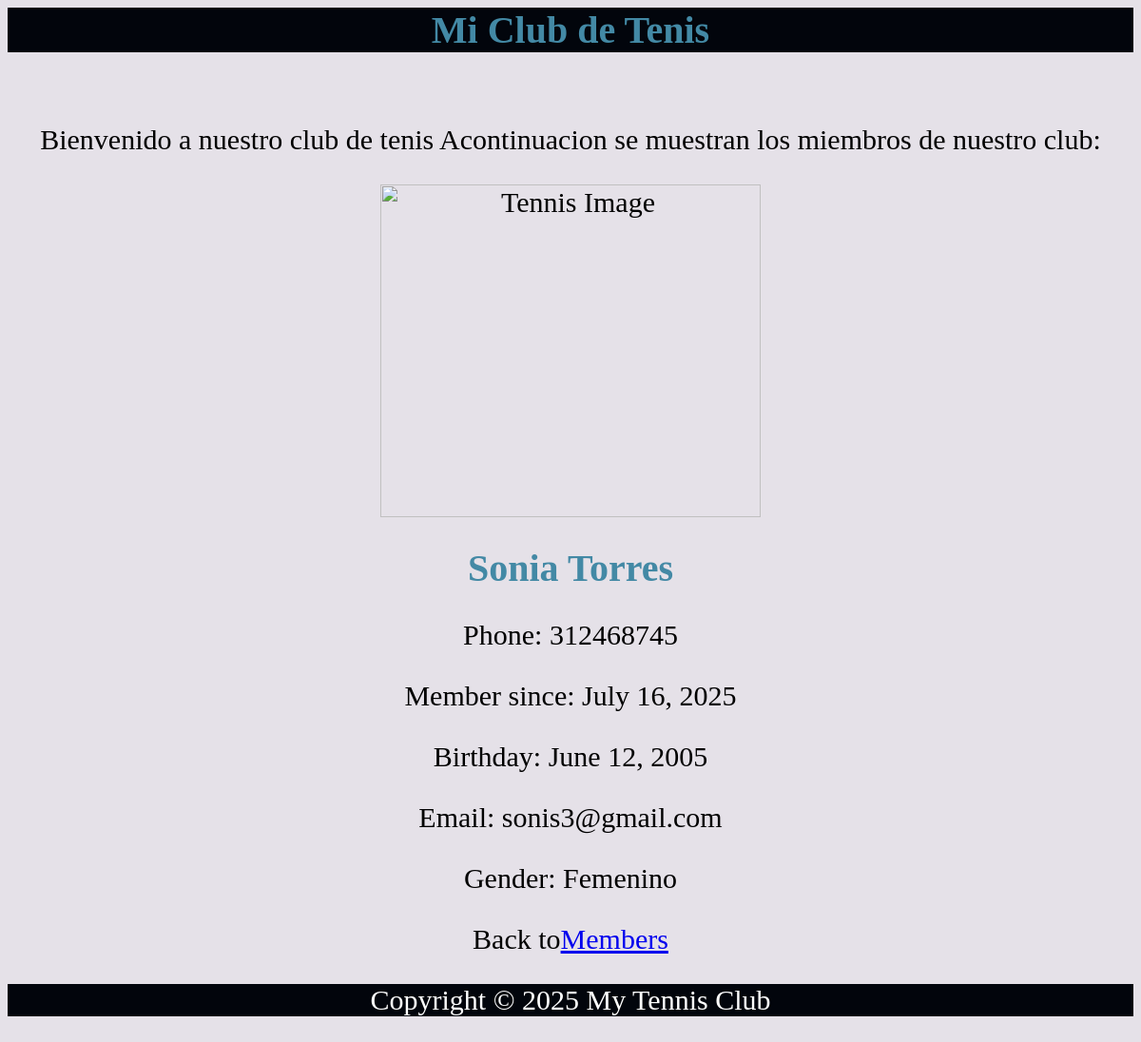
Screenshot of /members/details/2/ with the database file from the repository.
### members/models.py (models this page shows, shortened)
class Member(models.Model):
    firstname = models.CharField(max_length=255)
    lastname = models.CharField(max_length=255)
    phone =models.IntegerField(null=True)
    joined_date = models.DateField(null=True)
    gender=models.CharField(max_length=255,null=True)
    birthday=models.DateField(null=True)
    email=models.EmailField(max_length=255,null=True)

### members/views.py (the view)
# urls.py: path('members/details/<int:id>/', views.details, name='details'),
def details(request, id):
    mymember = Member.objects.get(id=id)
    template = loader.get_template('details.html')
    context = {
        'mymember': mymember,
    }
    return HttpResponse(template.render(context, request))

### members/templates/details.html (shortened to what this page needs)
{% extends "master.html" %}
{% block content %}
<h1>{{ mymember.firstname }} {{ mymember.lastname }}</h1>
<p>Phone: {{ mymember.phone }}</p>
<p>Member since: {{ mymember.joined_date }}</p>
<P>Birthday: {{ mymember.birthday }}</P>
<p>Email: {{ mymember.email }}</p>
<p>Gender: {{ mymember.gender }}</p>
<p>Back to<a href="/members">Members</a></p>
{% endblock %}

### members/templates/master.html (style rules this page uses)
body { background-color:#E5E1E8 ; }
h1 { color: #4389a5ff; text-align: center; font-family:Times New Roman; font-size: 40px; }
p { text-align: center; font-family:Times New Roman; font-size: 30px; }

### rows the page displays
Member: firstname "Sonia", lastname "Torres", phone "312468745", joined_date "July 16, 2025", birthday "June 12, 2005", email "sonis3@gmail.com", gender "Femenino"
